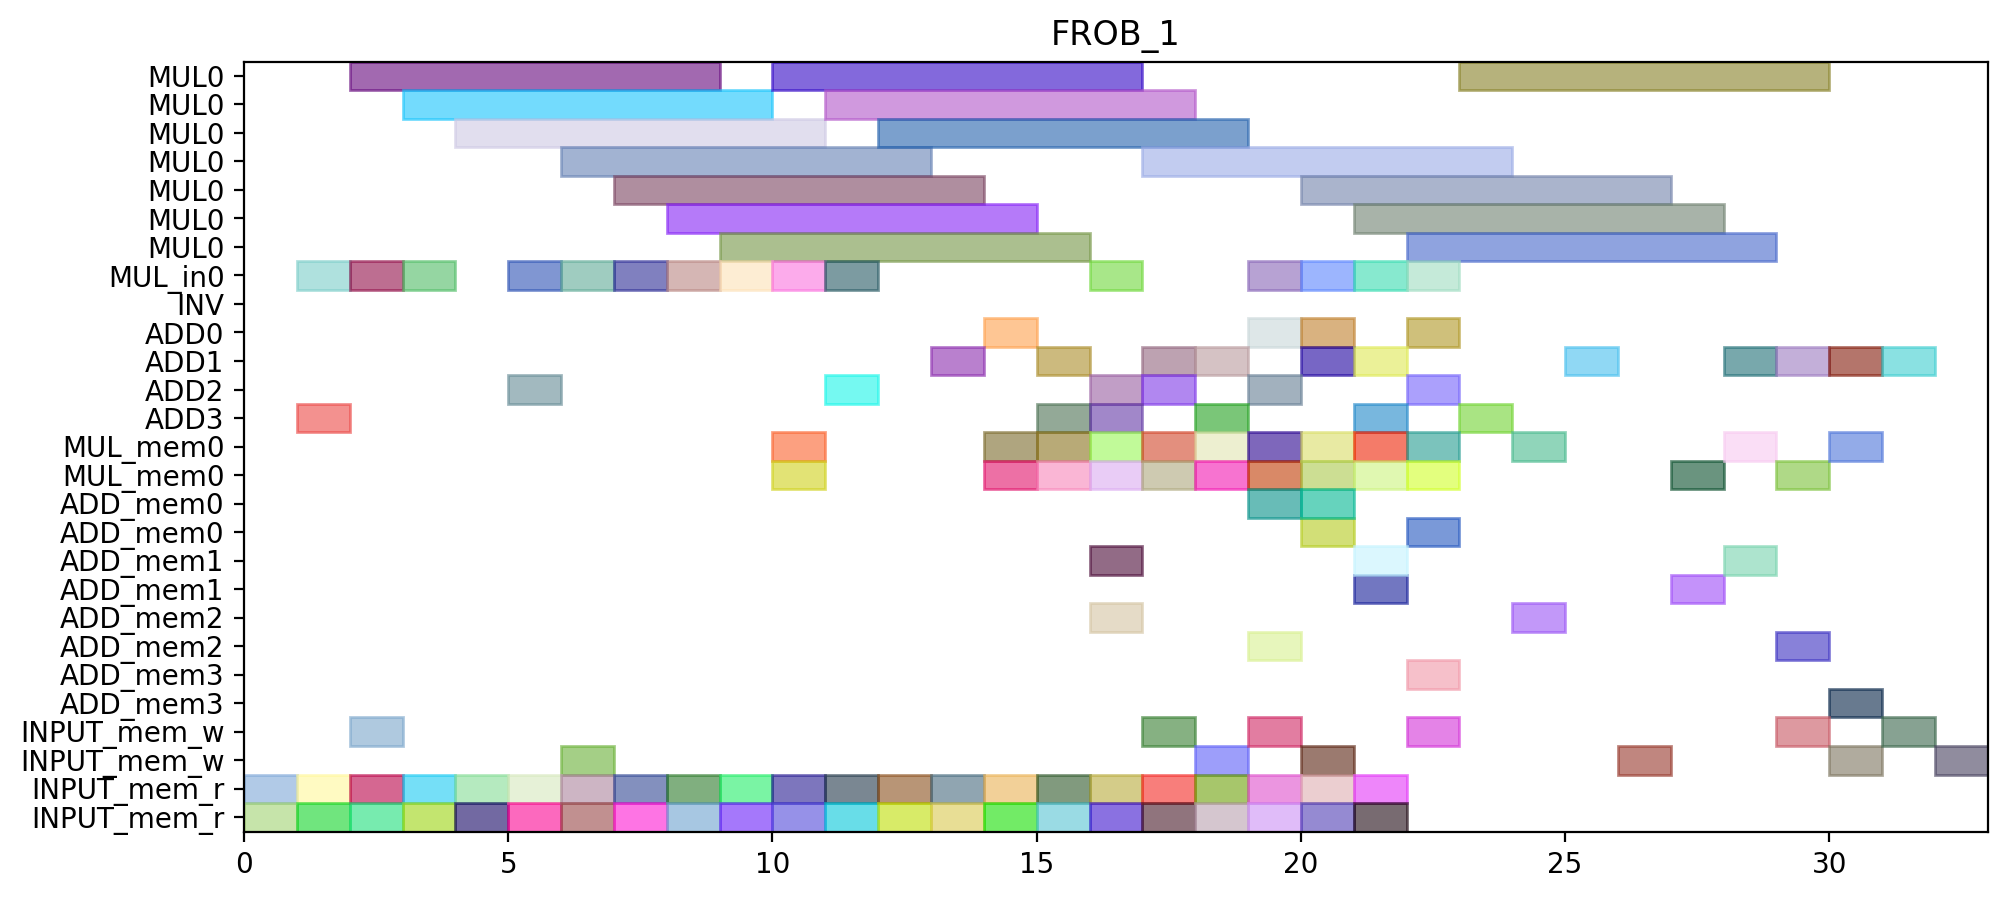

Source code (Python):
from pyschedule import Scenario, solvers, plotters, alt


def solve():
	horizon = 113
	S = Scenario("FROB_1", horizon=horizon)

	# resource
	MUL = S.Resources('MUL', num=1, size=7)
	MUL_in = S.Resources('MUL_in', num=1)
	INV = S.Resource('INV')
	ADD = S.Resources('ADD', num=4, periods=range(1, horizon))
	MUL_mem = S.Resources('MUL_mem', num=1, size=2)
	ADD_mem = S.Resources('ADD_mem', num=4, size=2)
	INPUT_mem_w = S.Resource('INPUT_mem_w', size=2)
	INPUT_mem_r = S.Resource('INPUT_mem_r', size=2)

	# result of previous scheduling
	c000_mem0 = S.Task('c000_mem0', length=1, delay_cost=1)
	S += c000_mem0 >= 0
	c000_mem0 += INPUT_mem_r

	c000_mem1 = S.Task('c000_mem1', length=1, delay_cost=1)
	S += c000_mem1 >= 0
	c000_mem1 += INPUT_mem_r

	c000 = S.Task('c000', length=1, delay_cost=1)
	S += c000 >= 1
	c000 += ADD[3]

	c10_t0_in = S.Task('c10_t0_in', length=1, delay_cost=1)
	S += c10_t0_in >= 1
	c10_t0_in += MUL_in[0]

	c10_t0_mem0 = S.Task('c10_t0_mem0', length=1, delay_cost=1)
	S += c10_t0_mem0 >= 1
	c10_t0_mem0 += INPUT_mem_r

	c10_t0_mem1 = S.Task('c10_t0_mem1', length=1, delay_cost=1)
	S += c10_t0_mem1 >= 1
	c10_t0_mem1 += INPUT_mem_r

	c000_w = S.Task('c000_w', length=1, delay_cost=1)
	S += c000_w >= 2
	c000_w += INPUT_mem_w

	c10_t0 = S.Task('c10_t0', length=7, delay_cost=1)
	S += c10_t0 >= 2
	c10_t0 += MUL[0]

	c11_t0_in = S.Task('c11_t0_in', length=1, delay_cost=1)
	S += c11_t0_in >= 2
	c11_t0_in += MUL_in[0]

	c11_t0_mem0 = S.Task('c11_t0_mem0', length=1, delay_cost=1)
	S += c11_t0_mem0 >= 2
	c11_t0_mem0 += INPUT_mem_r

	c11_t0_mem1 = S.Task('c11_t0_mem1', length=1, delay_cost=1)
	S += c11_t0_mem1 >= 2
	c11_t0_mem1 += INPUT_mem_r

	c11_t0 = S.Task('c11_t0', length=7, delay_cost=1)
	S += c11_t0 >= 3
	c11_t0 += MUL[0]

	c11_t1_in = S.Task('c11_t1_in', length=1, delay_cost=1)
	S += c11_t1_in >= 3
	c11_t1_in += MUL_in[0]

	c11_t1_mem0 = S.Task('c11_t1_mem0', length=1, delay_cost=1)
	S += c11_t1_mem0 >= 3
	c11_t1_mem0 += INPUT_mem_r

	c11_t1_mem1 = S.Task('c11_t1_mem1', length=1, delay_cost=1)
	S += c11_t1_mem1 >= 3
	c11_t1_mem1 += INPUT_mem_r

	c001_mem0 = S.Task('c001_mem0', length=1, delay_cost=1)
	S += c001_mem0 >= 4
	c001_mem0 += INPUT_mem_r

	c001_mem1 = S.Task('c001_mem1', length=1, delay_cost=1)
	S += c001_mem1 >= 4
	c001_mem1 += INPUT_mem_r

	c11_t1 = S.Task('c11_t1', length=7, delay_cost=1)
	S += c11_t1 >= 4
	c11_t1 += MUL[0]

	c001 = S.Task('c001', length=1, delay_cost=1)
	S += c001 >= 5
	c001 += ADD[2]

	c20_t0_in = S.Task('c20_t0_in', length=1, delay_cost=1)
	S += c20_t0_in >= 5
	c20_t0_in += MUL_in[0]

	c20_t0_mem0 = S.Task('c20_t0_mem0', length=1, delay_cost=1)
	S += c20_t0_mem0 >= 5
	c20_t0_mem0 += INPUT_mem_r

	c20_t0_mem1 = S.Task('c20_t0_mem1', length=1, delay_cost=1)
	S += c20_t0_mem1 >= 5
	c20_t0_mem1 += INPUT_mem_r

	c001_w = S.Task('c001_w', length=1, delay_cost=1)
	S += c001_w >= 6
	c001_w += INPUT_mem_w

	c20_t0 = S.Task('c20_t0', length=7, delay_cost=1)
	S += c20_t0 >= 6
	c20_t0 += MUL[0]

	c21_t0_in = S.Task('c21_t0_in', length=1, delay_cost=1)
	S += c21_t0_in >= 6
	c21_t0_in += MUL_in[0]

	c21_t0_mem0 = S.Task('c21_t0_mem0', length=1, delay_cost=1)
	S += c21_t0_mem0 >= 6
	c21_t0_mem0 += INPUT_mem_r

	c21_t0_mem1 = S.Task('c21_t0_mem1', length=1, delay_cost=1)
	S += c21_t0_mem1 >= 6
	c21_t0_mem1 += INPUT_mem_r

	c21_t0 = S.Task('c21_t0', length=7, delay_cost=1)
	S += c21_t0 >= 7
	c21_t0 += MUL[0]

	c21_t1_in = S.Task('c21_t1_in', length=1, delay_cost=1)
	S += c21_t1_in >= 7
	c21_t1_in += MUL_in[0]

	c21_t1_mem0 = S.Task('c21_t1_mem0', length=1, delay_cost=1)
	S += c21_t1_mem0 >= 7
	c21_t1_mem0 += INPUT_mem_r

	c21_t1_mem1 = S.Task('c21_t1_mem1', length=1, delay_cost=1)
	S += c21_t1_mem1 >= 7
	c21_t1_mem1 += INPUT_mem_r

	c20_t1_in = S.Task('c20_t1_in', length=1, delay_cost=1)
	S += c20_t1_in >= 8
	c20_t1_in += MUL_in[0]

	c20_t1_mem0 = S.Task('c20_t1_mem0', length=1, delay_cost=1)
	S += c20_t1_mem0 >= 8
	c20_t1_mem0 += INPUT_mem_r

	c20_t1_mem1 = S.Task('c20_t1_mem1', length=1, delay_cost=1)
	S += c20_t1_mem1 >= 8
	c20_t1_mem1 += INPUT_mem_r

	c21_t1 = S.Task('c21_t1', length=7, delay_cost=1)
	S += c21_t1 >= 8
	c21_t1 += MUL[0]

	c10_t1_in = S.Task('c10_t1_in', length=1, delay_cost=1)
	S += c10_t1_in >= 9
	c10_t1_in += MUL_in[0]

	c10_t1_mem0 = S.Task('c10_t1_mem0', length=1, delay_cost=1)
	S += c10_t1_mem0 >= 9
	c10_t1_mem0 += INPUT_mem_r

	c10_t1_mem1 = S.Task('c10_t1_mem1', length=1, delay_cost=1)
	S += c10_t1_mem1 >= 9
	c10_t1_mem1 += INPUT_mem_r

	c20_t1 = S.Task('c20_t1', length=7, delay_cost=1)
	S += c20_t1 >= 9
	c20_t1 += MUL[0]

	c01_t1_in = S.Task('c01_t1_in', length=1, delay_cost=1)
	S += c01_t1_in >= 10
	c01_t1_in += MUL_in[0]

	c01_t1_mem0 = S.Task('c01_t1_mem0', length=1, delay_cost=1)
	S += c01_t1_mem0 >= 10
	c01_t1_mem0 += INPUT_mem_r

	c01_t1_mem1 = S.Task('c01_t1_mem1', length=1, delay_cost=1)
	S += c01_t1_mem1 >= 10
	c01_t1_mem1 += INPUT_mem_r

	c10_t1 = S.Task('c10_t1', length=7, delay_cost=1)
	S += c10_t1 >= 10
	c10_t1 += MUL[0]

	c01_t0_in = S.Task('c01_t0_in', length=1, delay_cost=1)
	S += c01_t0_in >= 11
	c01_t0_in += MUL_in[0]

	c01_t0_mem0 = S.Task('c01_t0_mem0', length=1, delay_cost=1)
	S += c01_t0_mem0 >= 11
	c01_t0_mem0 += INPUT_mem_r

	c01_t0_mem1 = S.Task('c01_t0_mem1', length=1, delay_cost=1)
	S += c01_t0_mem1 >= 11
	c01_t0_mem1 += INPUT_mem_r

	c01_t1 = S.Task('c01_t1', length=7, delay_cost=1)
	S += c01_t1 >= 11
	c01_t1 += MUL[0]

	c01_t0 = S.Task('c01_t0', length=7, delay_cost=1)
	S += c01_t0 >= 12
	c01_t0 += MUL[0]

	c20_t3_mem0 = S.Task('c20_t3_mem0', length=1, delay_cost=1)
	S += c20_t3_mem0 >= 12
	c20_t3_mem0 += INPUT_mem_r

	c20_t3_mem1 = S.Task('c20_t3_mem1', length=1, delay_cost=1)
	S += c20_t3_mem1 >= 12
	c20_t3_mem1 += INPUT_mem_r

	c01_t2_mem0 = S.Task('c01_t2_mem0', length=1, delay_cost=1)
	S += c01_t2_mem0 >= 13
	c01_t2_mem0 += INPUT_mem_r

	c01_t2_mem1 = S.Task('c01_t2_mem1', length=1, delay_cost=1)
	S += c01_t2_mem1 >= 13
	c01_t2_mem1 += INPUT_mem_r

	c20_t3 = S.Task('c20_t3', length=1, delay_cost=1)
	S += c20_t3 >= 13
	c20_t3 += ADD[1]

	c01_t2 = S.Task('c01_t2', length=1, delay_cost=1)
	S += c01_t2 >= 14
	c01_t2 += ADD[0]

	c10_t2_mem0 = S.Task('c10_t2_mem0', length=1, delay_cost=1)
	S += c10_t2_mem0 >= 14
	c10_t2_mem0 += INPUT_mem_r

	c10_t2_mem1 = S.Task('c10_t2_mem1', length=1, delay_cost=1)
	S += c10_t2_mem1 >= 14
	c10_t2_mem1 += INPUT_mem_r

	c10_t2 = S.Task('c10_t2', length=1, delay_cost=1)
	S += c10_t2 >= 15
	c10_t2 += ADD[3]

	c20_t2_mem0 = S.Task('c20_t2_mem0', length=1, delay_cost=1)
	S += c20_t2_mem0 >= 15
	c20_t2_mem0 += INPUT_mem_r

	c20_t2_mem1 = S.Task('c20_t2_mem1', length=1, delay_cost=1)
	S += c20_t2_mem1 >= 15
	c20_t2_mem1 += INPUT_mem_r

	c20_t2 = S.Task('c20_t2', length=1, delay_cost=1)
	S += c20_t2 >= 16
	c20_t2 += ADD[2]

	c21_t2_mem0 = S.Task('c21_t2_mem0', length=1, delay_cost=1)
	S += c21_t2_mem0 >= 16
	c21_t2_mem0 += INPUT_mem_r

	c21_t2_mem1 = S.Task('c21_t2_mem1', length=1, delay_cost=1)
	S += c21_t2_mem1 >= 16
	c21_t2_mem1 += INPUT_mem_r

	c11_t3_mem0 = S.Task('c11_t3_mem0', length=1, delay_cost=1)
	S += c11_t3_mem0 >= 17
	c11_t3_mem0 += INPUT_mem_r

	c11_t3_mem1 = S.Task('c11_t3_mem1', length=1, delay_cost=1)
	S += c11_t3_mem1 >= 17
	c11_t3_mem1 += INPUT_mem_r

	c21_t2 = S.Task('c21_t2', length=1, delay_cost=1)
	S += c21_t2 >= 17
	c21_t2 += ADD[2]

	c11_t3 = S.Task('c11_t3', length=1, delay_cost=1)
	S += c11_t3 >= 18
	c11_t3 += ADD[1]

	c21_t3_mem0 = S.Task('c21_t3_mem0', length=1, delay_cost=1)
	S += c21_t3_mem0 >= 18
	c21_t3_mem0 += INPUT_mem_r

	c21_t3_mem1 = S.Task('c21_t3_mem1', length=1, delay_cost=1)
	S += c21_t3_mem1 >= 18
	c21_t3_mem1 += INPUT_mem_r

	c01_t3_mem0 = S.Task('c01_t3_mem0', length=1, delay_cost=1)
	S += c01_t3_mem0 >= 19
	c01_t3_mem0 += INPUT_mem_r

	c01_t3_mem1 = S.Task('c01_t3_mem1', length=1, delay_cost=1)
	S += c01_t3_mem1 >= 19
	c01_t3_mem1 += INPUT_mem_r

	c21_t3 = S.Task('c21_t3', length=1, delay_cost=1)
	S += c21_t3 >= 19
	c21_t3 += ADD[0]

	c01_t3 = S.Task('c01_t3', length=1, delay_cost=1)
	S += c01_t3 >= 20
	c01_t3 += ADD[0]

	c11_t2_mem0 = S.Task('c11_t2_mem0', length=1, delay_cost=1)
	S += c11_t2_mem0 >= 20
	c11_t2_mem0 += INPUT_mem_r

	c11_t2_mem1 = S.Task('c11_t2_mem1', length=1, delay_cost=1)
	S += c11_t2_mem1 >= 20
	c11_t2_mem1 += INPUT_mem_r

	c10_t3_mem0 = S.Task('c10_t3_mem0', length=1, delay_cost=1)
	S += c10_t3_mem0 >= 21
	c10_t3_mem0 += INPUT_mem_r

	c10_t3_mem1 = S.Task('c10_t3_mem1', length=1, delay_cost=1)
	S += c10_t3_mem1 >= 21
	c10_t3_mem1 += INPUT_mem_r

	c11_t2 = S.Task('c11_t2', length=1, delay_cost=1)
	S += c11_t2 >= 21
	c11_t2 += ADD[1]

	c10_t3 = S.Task('c10_t3', length=1, delay_cost=1)
	S += c10_t3 >= 22
	c10_t3 += ADD[0]


	# new tasks
	c10_t4_in = S.Task('c10_t4_in', length=1, delay_cost=1)
	c10_t4_in += alt(MUL_in)
	c10_t4 = S.Task('c10_t4', length=7, delay_cost=1)
	c10_t4 += alt(MUL)
	S += c10_t4>=c10_t4_in

	c10_t4_mem0 = S.Task('c10_t4_mem0', length=1, delay_cost=1)
	c10_t4_mem0 += ADD_mem[3]
	S += 15 < c10_t4_mem0
	S += c10_t4_mem0 <= c10_t4

	c10_t4_mem1 = S.Task('c10_t4_mem1', length=1, delay_cost=1)
	c10_t4_mem1 += ADD_mem[0]
	S += 22 < c10_t4_mem1
	S += c10_t4_mem1 <= c10_t4

	c100 = S.Task('c100', length=1, delay_cost=1)
	c100 += alt(ADD)

	S += 15<c100

	c100_mem0 = S.Task('c100_mem0', length=1, delay_cost=1)
	c100_mem0 += MUL_mem[0]
	S += 8 < c100_mem0
	S += c100_mem0 <= c100

	c100_mem1 = S.Task('c100_mem1', length=1, delay_cost=1)
	c100_mem1 += MUL_mem[0]
	S += 16 < c100_mem1
	S += c100_mem1 <= c100

	c100_w = S.Task('c100_w', length=1, delay_cost=1)
	c100_w += alt(INPUT_mem_w)
	S += c100 <= c100_w

	c10_t5 = S.Task('c10_t5', length=1, delay_cost=1)
	c10_t5 += alt(ADD)

	c10_t5_mem0 = S.Task('c10_t5_mem0', length=1, delay_cost=1)
	c10_t5_mem0 += MUL_mem[0]
	S += 8 < c10_t5_mem0
	S += c10_t5_mem0 <= c10_t5

	c10_t5_mem1 = S.Task('c10_t5_mem1', length=1, delay_cost=1)
	c10_t5_mem1 += MUL_mem[0]
	S += 16 < c10_t5_mem1
	S += c10_t5_mem1 <= c10_t5

	c20_t4_in = S.Task('c20_t4_in', length=1, delay_cost=1)
	c20_t4_in += alt(MUL_in)
	c20_t4 = S.Task('c20_t4', length=7, delay_cost=1)
	c20_t4 += alt(MUL)
	S += c20_t4>=c20_t4_in

	c20_t4_mem0 = S.Task('c20_t4_mem0', length=1, delay_cost=1)
	c20_t4_mem0 += ADD_mem[2]
	S += 16 < c20_t4_mem0
	S += c20_t4_mem0 <= c20_t4

	c20_t4_mem1 = S.Task('c20_t4_mem1', length=1, delay_cost=1)
	c20_t4_mem1 += ADD_mem[1]
	S += 13 < c20_t4_mem1
	S += c20_t4_mem1 <= c20_t4

	c200 = S.Task('c200', length=1, delay_cost=1)
	c200 += alt(ADD)

	S += 16<c200

	c200_mem0 = S.Task('c200_mem0', length=1, delay_cost=1)
	c200_mem0 += MUL_mem[0]
	S += 12 < c200_mem0
	S += c200_mem0 <= c200

	c200_mem1 = S.Task('c200_mem1', length=1, delay_cost=1)
	c200_mem1 += MUL_mem[0]
	S += 15 < c200_mem1
	S += c200_mem1 <= c200

	c200_w = S.Task('c200_w', length=1, delay_cost=1)
	c200_w += alt(INPUT_mem_w)
	S += c200 <= c200_w

	c20_t5 = S.Task('c20_t5', length=1, delay_cost=1)
	c20_t5 += alt(ADD)

	c20_t5_mem0 = S.Task('c20_t5_mem0', length=1, delay_cost=1)
	c20_t5_mem0 += MUL_mem[0]
	S += 12 < c20_t5_mem0
	S += c20_t5_mem0 <= c20_t5

	c20_t5_mem1 = S.Task('c20_t5_mem1', length=1, delay_cost=1)
	c20_t5_mem1 += MUL_mem[0]
	S += 15 < c20_t5_mem1
	S += c20_t5_mem1 <= c20_t5

	c01_t4_in = S.Task('c01_t4_in', length=1, delay_cost=1)
	c01_t4_in += alt(MUL_in)
	c01_t4 = S.Task('c01_t4', length=7, delay_cost=1)
	c01_t4 += alt(MUL)
	S += c01_t4>=c01_t4_in

	c01_t4_mem0 = S.Task('c01_t4_mem0', length=1, delay_cost=1)
	c01_t4_mem0 += ADD_mem[0]
	S += 14 < c01_t4_mem0
	S += c01_t4_mem0 <= c01_t4

	c01_t4_mem1 = S.Task('c01_t4_mem1', length=1, delay_cost=1)
	c01_t4_mem1 += ADD_mem[0]
	S += 20 < c01_t4_mem1
	S += c01_t4_mem1 <= c01_t4

	c010 = S.Task('c010', length=1, delay_cost=1)
	c010 += alt(ADD)

	S += 14<c010

	c010_mem0 = S.Task('c010_mem0', length=1, delay_cost=1)
	c010_mem0 += MUL_mem[0]
	S += 18 < c010_mem0
	S += c010_mem0 <= c010

	c010_mem1 = S.Task('c010_mem1', length=1, delay_cost=1)
	c010_mem1 += MUL_mem[0]
	S += 17 < c010_mem1
	S += c010_mem1 <= c010

	c010_w = S.Task('c010_w', length=1, delay_cost=1)
	c010_w += alt(INPUT_mem_w)
	S += c010 <= c010_w

	c01_t5 = S.Task('c01_t5', length=1, delay_cost=1)
	c01_t5 += alt(ADD)

	c01_t5_mem0 = S.Task('c01_t5_mem0', length=1, delay_cost=1)
	c01_t5_mem0 += MUL_mem[0]
	S += 18 < c01_t5_mem0
	S += c01_t5_mem0 <= c01_t5

	c01_t5_mem1 = S.Task('c01_t5_mem1', length=1, delay_cost=1)
	c01_t5_mem1 += MUL_mem[0]
	S += 17 < c01_t5_mem1
	S += c01_t5_mem1 <= c01_t5

	c11_t4_in = S.Task('c11_t4_in', length=1, delay_cost=1)
	c11_t4_in += alt(MUL_in)
	c11_t4 = S.Task('c11_t4', length=7, delay_cost=1)
	c11_t4 += alt(MUL)
	S += c11_t4>=c11_t4_in

	c11_t4_mem0 = S.Task('c11_t4_mem0', length=1, delay_cost=1)
	c11_t4_mem0 += ADD_mem[1]
	S += 21 < c11_t4_mem0
	S += c11_t4_mem0 <= c11_t4

	c11_t4_mem1 = S.Task('c11_t4_mem1', length=1, delay_cost=1)
	c11_t4_mem1 += ADD_mem[1]
	S += 18 < c11_t4_mem1
	S += c11_t4_mem1 <= c11_t4

	c110 = S.Task('c110', length=1, delay_cost=1)
	c110 += alt(ADD)

	S += 21<c110

	c110_mem0 = S.Task('c110_mem0', length=1, delay_cost=1)
	c110_mem0 += MUL_mem[0]
	S += 9 < c110_mem0
	S += c110_mem0 <= c110

	c110_mem1 = S.Task('c110_mem1', length=1, delay_cost=1)
	c110_mem1 += MUL_mem[0]
	S += 10 < c110_mem1
	S += c110_mem1 <= c110

	c110_w = S.Task('c110_w', length=1, delay_cost=1)
	c110_w += alt(INPUT_mem_w)
	S += c110 <= c110_w

	c11_t5 = S.Task('c11_t5', length=1, delay_cost=1)
	c11_t5 += alt(ADD)

	c11_t5_mem0 = S.Task('c11_t5_mem0', length=1, delay_cost=1)
	c11_t5_mem0 += MUL_mem[0]
	S += 9 < c11_t5_mem0
	S += c11_t5_mem0 <= c11_t5

	c11_t5_mem1 = S.Task('c11_t5_mem1', length=1, delay_cost=1)
	c11_t5_mem1 += MUL_mem[0]
	S += 10 < c11_t5_mem1
	S += c11_t5_mem1 <= c11_t5

	c21_t4_in = S.Task('c21_t4_in', length=1, delay_cost=1)
	c21_t4_in += alt(MUL_in)
	c21_t4 = S.Task('c21_t4', length=7, delay_cost=1)
	c21_t4 += alt(MUL)
	S += c21_t4>=c21_t4_in

	c21_t4_mem0 = S.Task('c21_t4_mem0', length=1, delay_cost=1)
	c21_t4_mem0 += ADD_mem[2]
	S += 17 < c21_t4_mem0
	S += c21_t4_mem0 <= c21_t4

	c21_t4_mem1 = S.Task('c21_t4_mem1', length=1, delay_cost=1)
	c21_t4_mem1 += ADD_mem[0]
	S += 19 < c21_t4_mem1
	S += c21_t4_mem1 <= c21_t4

	c210 = S.Task('c210', length=1, delay_cost=1)
	c210 += alt(ADD)

	S += 17<c210

	c210_mem0 = S.Task('c210_mem0', length=1, delay_cost=1)
	c210_mem0 += MUL_mem[0]
	S += 13 < c210_mem0
	S += c210_mem0 <= c210

	c210_mem1 = S.Task('c210_mem1', length=1, delay_cost=1)
	c210_mem1 += MUL_mem[0]
	S += 14 < c210_mem1
	S += c210_mem1 <= c210

	c210_w = S.Task('c210_w', length=1, delay_cost=1)
	c210_w += alt(INPUT_mem_w)
	S += c210 <= c210_w

	c21_t5 = S.Task('c21_t5', length=1, delay_cost=1)
	c21_t5 += alt(ADD)

	c21_t5_mem0 = S.Task('c21_t5_mem0', length=1, delay_cost=1)
	c21_t5_mem0 += MUL_mem[0]
	S += 13 < c21_t5_mem0
	S += c21_t5_mem0 <= c21_t5

	c21_t5_mem1 = S.Task('c21_t5_mem1', length=1, delay_cost=1)
	c21_t5_mem1 += MUL_mem[0]
	S += 14 < c21_t5_mem1
	S += c21_t5_mem1 <= c21_t5

	c101 = S.Task('c101', length=1, delay_cost=1)
	c101 += alt(ADD)

	S += 15<c101

	c101_mem0 = S.Task('c101_mem0', length=1, delay_cost=1)
	c101_mem0 += alt(MUL_mem)
	S += (c10_t4*MUL[0]) < c101_mem0*MUL_mem[0]
	S += c101_mem0 <= c101

	c101_mem1 = S.Task('c101_mem1', length=1, delay_cost=1)
	c101_mem1 += alt(ADD_mem)
	S += (c10_t5*ADD[0]) < c101_mem1*ADD_mem[0]
	S += (c10_t5*ADD[1]) < c101_mem1*ADD_mem[1]
	S += (c10_t5*ADD[2]) < c101_mem1*ADD_mem[2]
	S += (c10_t5*ADD[3]) < c101_mem1*ADD_mem[3]
	S += c101_mem1 <= c101

	c101_w = S.Task('c101_w', length=1, delay_cost=1)
	c101_w += alt(INPUT_mem_w)
	S += c101 <= c101_w

	c201 = S.Task('c201', length=1, delay_cost=1)
	c201 += alt(ADD)

	S += 16<c201

	c201_mem0 = S.Task('c201_mem0', length=1, delay_cost=1)
	c201_mem0 += alt(MUL_mem)
	S += (c20_t4*MUL[0]) < c201_mem0*MUL_mem[0]
	S += c201_mem0 <= c201

	c201_mem1 = S.Task('c201_mem1', length=1, delay_cost=1)
	c201_mem1 += alt(ADD_mem)
	S += (c20_t5*ADD[0]) < c201_mem1*ADD_mem[0]
	S += (c20_t5*ADD[1]) < c201_mem1*ADD_mem[1]
	S += (c20_t5*ADD[2]) < c201_mem1*ADD_mem[2]
	S += (c20_t5*ADD[3]) < c201_mem1*ADD_mem[3]
	S += c201_mem1 <= c201

	c201_w = S.Task('c201_w', length=1, delay_cost=1)
	c201_w += alt(INPUT_mem_w)
	S += c201 <= c201_w

	c011 = S.Task('c011', length=1, delay_cost=1)
	c011 += alt(ADD)

	S += 14<c011

	c011_mem0 = S.Task('c011_mem0', length=1, delay_cost=1)
	c011_mem0 += alt(MUL_mem)
	S += (c01_t4*MUL[0]) < c011_mem0*MUL_mem[0]
	S += c011_mem0 <= c011

	c011_mem1 = S.Task('c011_mem1', length=1, delay_cost=1)
	c011_mem1 += alt(ADD_mem)
	S += (c01_t5*ADD[0]) < c011_mem1*ADD_mem[0]
	S += (c01_t5*ADD[1]) < c011_mem1*ADD_mem[1]
	S += (c01_t5*ADD[2]) < c011_mem1*ADD_mem[2]
	S += (c01_t5*ADD[3]) < c011_mem1*ADD_mem[3]
	S += c011_mem1 <= c011

	c011_w = S.Task('c011_w', length=1, delay_cost=1)
	c011_w += alt(INPUT_mem_w)
	S += c011 <= c011_w

	c111 = S.Task('c111', length=1, delay_cost=1)
	c111 += alt(ADD)

	S += 21<c111

	c111_mem0 = S.Task('c111_mem0', length=1, delay_cost=1)
	c111_mem0 += alt(MUL_mem)
	S += (c11_t4*MUL[0]) < c111_mem0*MUL_mem[0]
	S += c111_mem0 <= c111

	c111_mem1 = S.Task('c111_mem1', length=1, delay_cost=1)
	c111_mem1 += alt(ADD_mem)
	S += (c11_t5*ADD[0]) < c111_mem1*ADD_mem[0]
	S += (c11_t5*ADD[1]) < c111_mem1*ADD_mem[1]
	S += (c11_t5*ADD[2]) < c111_mem1*ADD_mem[2]
	S += (c11_t5*ADD[3]) < c111_mem1*ADD_mem[3]
	S += c111_mem1 <= c111

	c111_w = S.Task('c111_w', length=1, delay_cost=1)
	c111_w += alt(INPUT_mem_w)
	S += c111 <= c111_w

	c211 = S.Task('c211', length=1, delay_cost=1)
	c211 += alt(ADD)

	S += 17<c211

	c211_mem0 = S.Task('c211_mem0', length=1, delay_cost=1)
	c211_mem0 += alt(MUL_mem)
	S += (c21_t4*MUL[0]) < c211_mem0*MUL_mem[0]
	S += c211_mem0 <= c211

	c211_mem1 = S.Task('c211_mem1', length=1, delay_cost=1)
	c211_mem1 += alt(ADD_mem)
	S += (c21_t5*ADD[0]) < c211_mem1*ADD_mem[0]
	S += (c21_t5*ADD[1]) < c211_mem1*ADD_mem[1]
	S += (c21_t5*ADD[2]) < c211_mem1*ADD_mem[2]
	S += (c21_t5*ADD[3]) < c211_mem1*ADD_mem[3]
	S += c211_mem1 <= c211

	c211_w = S.Task('c211_w', length=1, delay_cost=1)
	c211_w += alt(INPUT_mem_w)
	S += c211 <= c211_w

	solvers.mip.solve(S,msg=1,kind='CPLEX',ratio_gap=1.01)

	solution = [['hoge']*len(S.solution()[1]) for i in range(len(S.solution()))]
	for i in range(len(S.solution())):
		for j in range(len(S.solution()[i])):
			solution[i][j]=str(S.solution()[i][j])
	print(solution)

	cycles = int(solution[-1][3])

	pic_file_name = "/home/mfukuda/pairing_automation_design2/bls12-1150/scheduling/FROB_mul1_add4/FROB_1.png"
	if(S.solution() != []):
		plotters.matplotlib.plot(S,img_filename=pic_file_name, vertical_text=True, fig_size=(cycles*0.25+3, 5), show_task_labels=False)

	return solution
